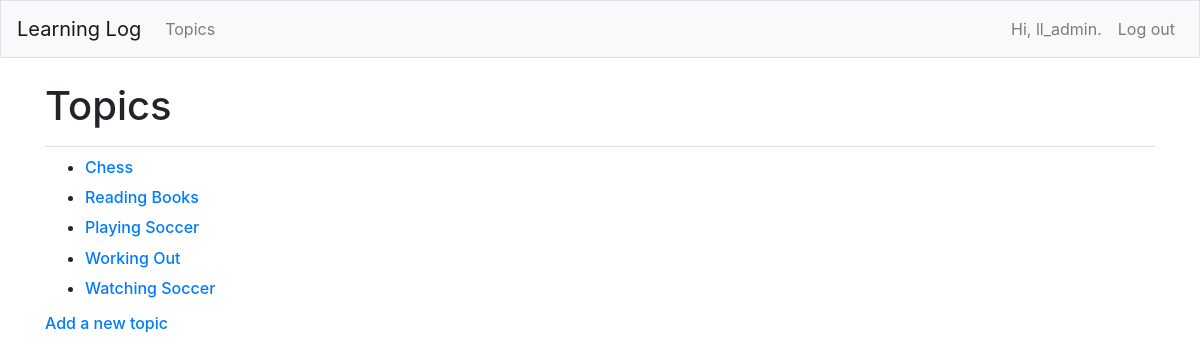
Page /topics/ (signed in) on the earlier database version.
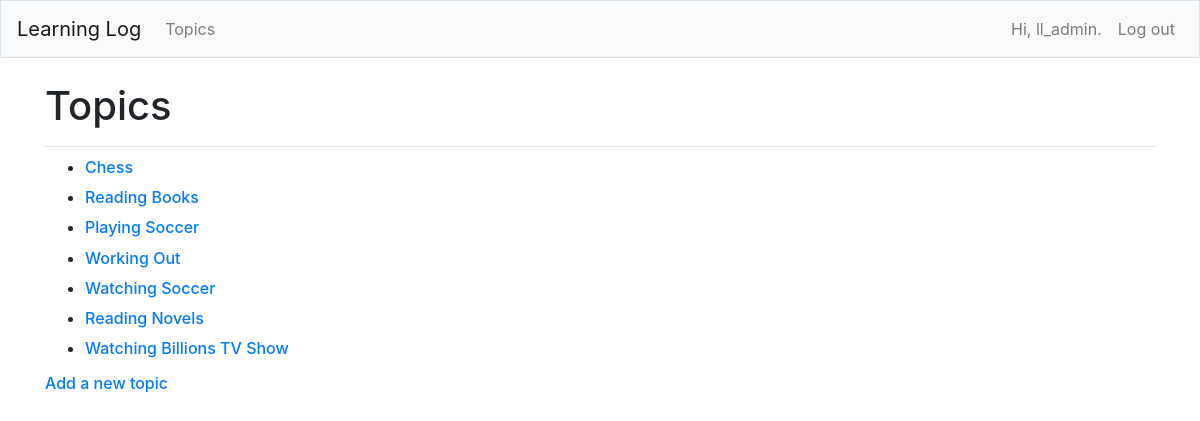
Same page on the later database version.
### learning_logs/models.py (models this page shows)
class Topic(models.Model):
    text = models.CharField(max_length=200)
    date_added = models.DateTimeField(auto_now_add=True)
    owner = models.ForeignKey(User, on_delete = models.CASCADE) # this is a foreign key to the User model in django.contrib.auth.models
    def __str__(self):
        return self.text

### learning_logs/views.py (the view)
# urls.py: path('topics/', views.topics, name='topics'),
@login_required # this decorator ensures that the user is logged in before they can access this view
def topics(request):
    topics = Topic.objects.filter(owner=request.user).order_by('date_added') # the filter() method returns a queryset containing the requested data
    context = {'topics': topics}
    return render(request, 'learning_logs/topics.html', context)

### learning_logs/templates/learning_logs/topics.html
{% extends "learning_logs/base.html" %}
{% block page_header %}
<h1>Topics</h1>
{% endblock page_header %}
{% block content %}
<ul>
    {% for topic in topics %}
    <li>
        <h6>
            <a href="{% url 'learning_logs:topic' topic.id %}">{{ topic }}</a>
        </h6>
    </li>
    {% empty %}
    <li>
        <h3>No topics have been added yet.</h3>
    </li>
    {% endfor %}
</ul>
<h6><a href="{% url 'learning_logs:new_topic' %}">Add a new topic </a></h6>
{% endblock content %}

Differences in the rows shown:
added Topic: text "Reading Novels"
added Topic: text "Watching Billions TV Show"
